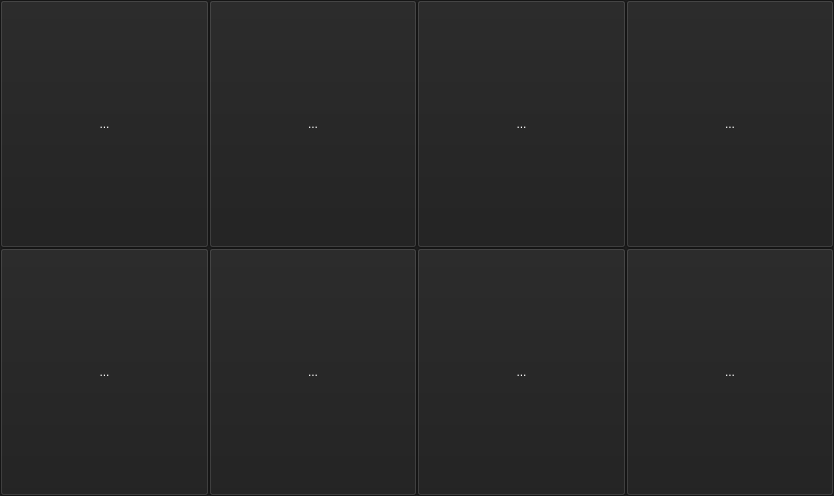
<?xml version="1.0" encoding="UTF-8"?>
<ui version="4.0">
 <class>eznc</class>
 <widget class="QDialog" name="eznc">
  <property name="geometry">
   <rect>
    <x>0</x>
    <y>0</y>
    <width>834</width>
    <height>496</height>
   </rect>
  </property>
  <property name="windowTitle">
   <string>MainWindow</string>
  </property>
  <property name="styleSheet">
   <string notr="true">background-color: rgb(30, 30, 30);</string>
  </property>
  <layout class="QHBoxLayout" name="horizontalLayout_4">
   <property name="spacing">
    <number>0</number>
   </property>
   <property name="leftMargin">
    <number>0</number>
   </property>
   <property name="topMargin">
    <number>0</number>
   </property>
   <property name="rightMargin">
    <number>0</number>
   </property>
   <property name="bottomMargin">
    <number>0</number>
   </property>
   <item>
    <widget class="QWidget" name="centralWidget" native="true">
     <property name="styleSheet">
      <string notr="true">color: rgb(255, 255, 255);</string>
     </property>
     <layout class="QHBoxLayout" name="horizontalLayout_2">
      <property name="spacing">
       <number>0</number>
      </property>
      <property name="leftMargin">
       <number>0</number>
      </property>
      <property name="topMargin">
       <number>0</number>
      </property>
      <property name="rightMargin">
       <number>0</number>
      </property>
      <property name="bottomMargin">
       <number>0</number>
      </property>
      <item>
       <layout class="QGridLayout" name="gridLayout">
        <property name="spacing">
         <number>0</number>
        </property>
        <item row="0" column="1">
         <widget class="QToolButton" name="toolButton_2">
          <property name="sizePolicy">
           <sizepolicy hsizetype="Expanding" vsizetype="Expanding">
            <horstretch>0</horstretch>
            <verstretch>0</verstretch>
           </sizepolicy>
          </property>
          <property name="text">
           <string>...</string>
          </property>
          <property name="icon">
           <iconset>
            <normaloff>images/ext_taper.svg</normaloff>images/ext_taper.svg</iconset>
          </property>
          <property name="iconSize">
           <size>
            <width>200</width>
            <height>200</height>
           </size>
          </property>
         </widget>
        </item>
        <item row="0" column="2">
         <widget class="QToolButton" name="toolButton_3">
          <property name="sizePolicy">
           <sizepolicy hsizetype="Expanding" vsizetype="Expanding">
            <horstretch>0</horstretch>
            <verstretch>0</verstretch>
           </sizepolicy>
          </property>
          <property name="text">
           <string>...</string>
          </property>
          <property name="icon">
           <iconset>
            <normaloff>images/ext_od.svg</normaloff>images/ext_od.svg</iconset>
          </property>
          <property name="iconSize">
           <size>
            <width>200</width>
            <height>200</height>
           </size>
          </property>
         </widget>
        </item>
        <item row="0" column="3">
         <widget class="QToolButton" name="toolButton_4">
          <property name="sizePolicy">
           <sizepolicy hsizetype="Expanding" vsizetype="Expanding">
            <horstretch>0</horstretch>
            <verstretch>0</verstretch>
           </sizepolicy>
          </property>
          <property name="text">
           <string>...</string>
          </property>
          <property name="icon">
           <iconset>
            <normaloff>images/ext_facing.svg</normaloff>images/ext_facing.svg</iconset>
          </property>
          <property name="iconSize">
           <size>
            <width>200</width>
            <height>200</height>
           </size>
          </property>
         </widget>
        </item>
        <item row="0" column="0">
         <widget class="QToolButton" name="toolButton">
          <property name="sizePolicy">
           <sizepolicy hsizetype="Expanding" vsizetype="Expanding">
            <horstretch>0</horstretch>
            <verstretch>0</verstretch>
           </sizepolicy>
          </property>
          <property name="text">
           <string>...</string>
          </property>
          <property name="icon">
           <iconset>
            <normaloff>images/ext_thread2.svg</normaloff>images/ext_thread2.svg</iconset>
          </property>
          <property name="iconSize">
           <size>
            <width>200</width>
            <height>200</height>
           </size>
          </property>
         </widget>
        </item>
        <item row="1" column="0">
         <widget class="QToolButton" name="toolButton_5">
          <property name="sizePolicy">
           <sizepolicy hsizetype="Expanding" vsizetype="Expanding">
            <horstretch>0</horstretch>
            <verstretch>0</verstretch>
           </sizepolicy>
          </property>
          <property name="text">
           <string>...</string>
          </property>
          <property name="icon">
           <iconset>
            <normaloff>images/int_thread2.svg</normaloff>images/int_thread2.svg</iconset>
          </property>
          <property name="iconSize">
           <size>
            <width>200</width>
            <height>240</height>
           </size>
          </property>
         </widget>
        </item>
        <item row="1" column="1">
         <widget class="QToolButton" name="toolButton_6">
          <property name="sizePolicy">
           <sizepolicy hsizetype="Expanding" vsizetype="Expanding">
            <horstretch>0</horstretch>
            <verstretch>0</verstretch>
           </sizepolicy>
          </property>
          <property name="text">
           <string>...</string>
          </property>
          <property name="icon">
           <iconset>
            <normaloff>images/int_taper.svg</normaloff>images/int_taper.svg</iconset>
          </property>
          <property name="iconSize">
           <size>
            <width>200</width>
            <height>240</height>
           </size>
          </property>
         </widget>
        </item>
        <item row="1" column="2">
         <widget class="QToolButton" name="toolButton_7">
          <property name="sizePolicy">
           <sizepolicy hsizetype="Expanding" vsizetype="Expanding">
            <horstretch>0</horstretch>
            <verstretch>0</verstretch>
           </sizepolicy>
          </property>
          <property name="text">
           <string>...</string>
          </property>
          <property name="icon">
           <iconset>
            <normaloff>images/int_boring.svg</normaloff>images/int_boring.svg</iconset>
          </property>
          <property name="iconSize">
           <size>
            <width>200</width>
            <height>240</height>
           </size>
          </property>
         </widget>
        </item>
        <item row="1" column="3">
         <widget class="QToolButton" name="toolButton_8">
          <property name="sizePolicy">
           <sizepolicy hsizetype="Expanding" vsizetype="Expanding">
            <horstretch>0</horstretch>
            <verstretch>0</verstretch>
           </sizepolicy>
          </property>
          <property name="text">
           <string>...</string>
          </property>
          <property name="icon">
           <iconset>
            <normaloff>images/int_parting.svg</normaloff>images/int_parting.svg</iconset>
          </property>
          <property name="iconSize">
           <size>
            <width>200</width>
            <height>240</height>
           </size>
          </property>
         </widget>
        </item>
       </layout>
      </item>
     </layout>
    </widget>
   </item>
  </layout>
 </widget>
 <layoutdefault spacing="6" margin="11"/>
 <resources/>
 <connections/>
</ui>
